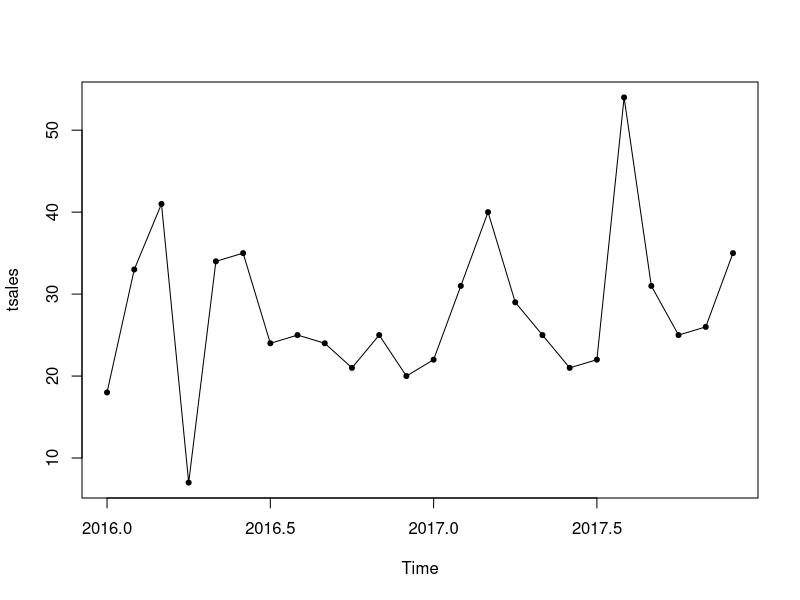
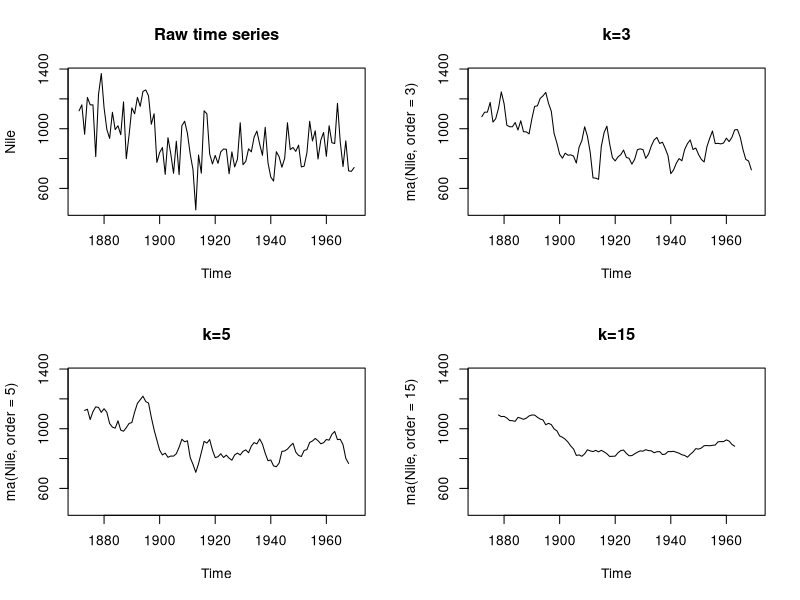
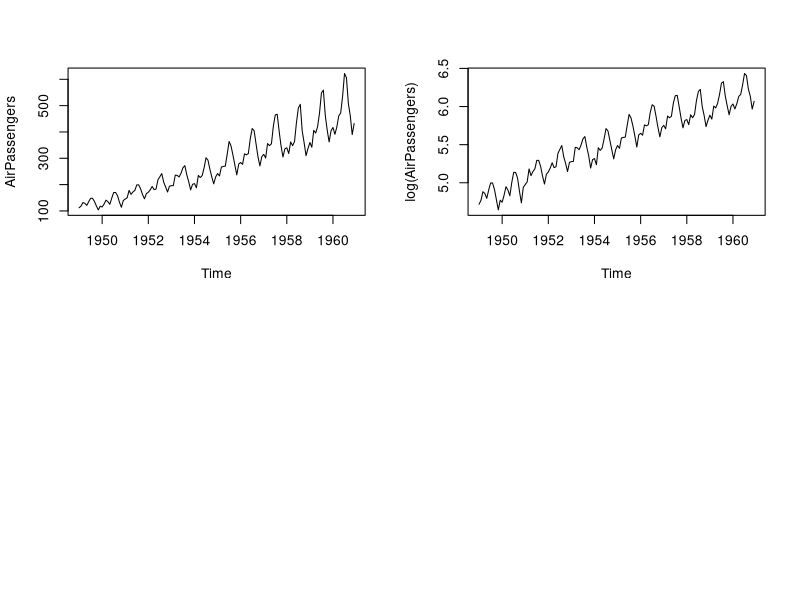
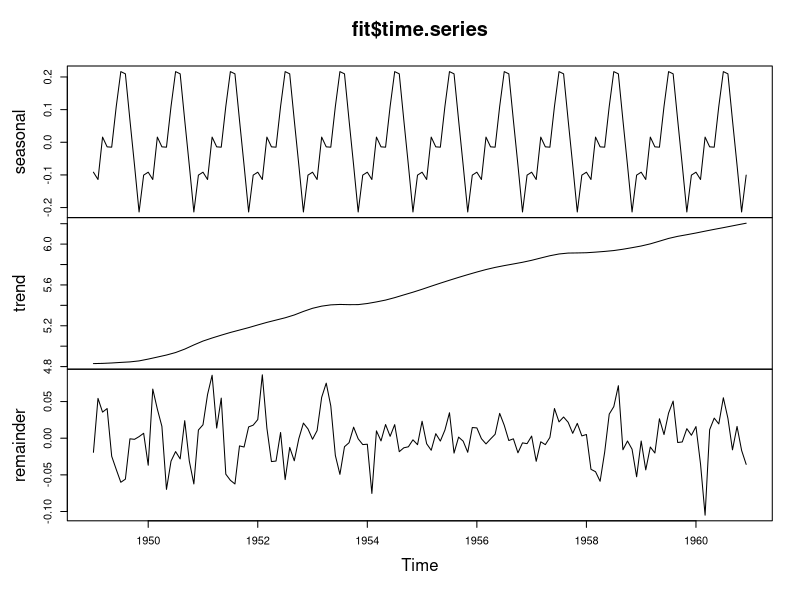
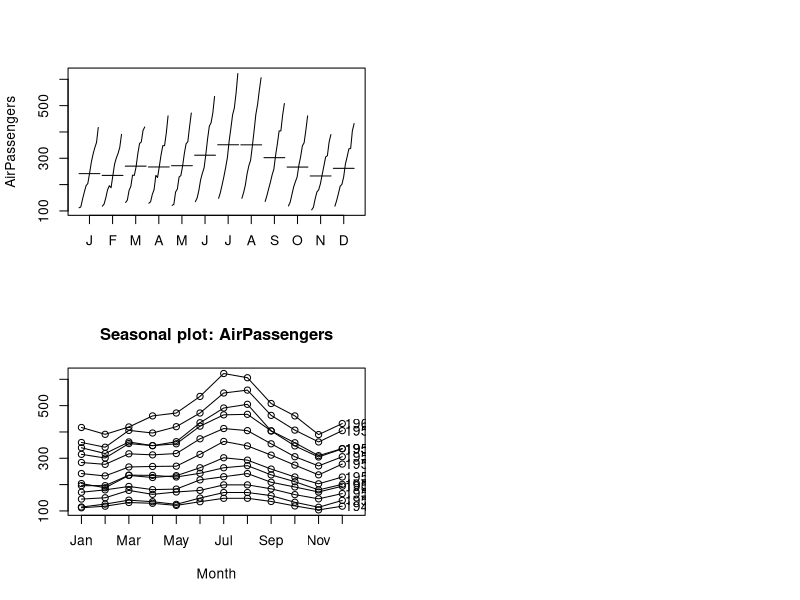

These figures' R source, in order:
sales_data <- c(18,
                33,
                41,
                7,
                34,
                35,
                24,
                25,
                24,
                21,
                25,
                20,
                22,
                31,
                40,
                29,
                25,
                21,
                22,
                54,
                31,
                25,
                26,
                35)
tsales <- ts(sales_data, start = c(2016, 1), frequency = 12)
plot(tsales, type = 'o', pch = 20)
tsales
################################
# install.packages('forecast')
library(forecast)
opar <- par(no.readonly = T)
par(mfrow = c(2, 2))
ylim <- c(min(Nile), max(Nile))
plot(Nile, main = 'Raw time series')
plot(ma(Nile, order = 3), main = 'k=3', ylim = ylim)
plot(ma(Nile, order = 5), main = 'k=5', ylim = ylim)
plot(ma(Nile, order = 15), main = 'k=15', ylim = ylim)
######################################################################################
plot(AirPassengers)
lAirPassengers <- log(AirPassengers)
plot(lAirPassengers,ylab = 'log(AirPassengers)')
library(forecast)
fit <- stl(lAirPassengers,s.window = 'periodic')
fit$time.series
plot(fit$time.series)
# plot(fit)
exp(fit$time.series)
monthplot(AirPassengers)
seasonplot(AirPassengers,year.labels = T)
######################################################################################
######################################################################################
##
library(forecast)
fit <- ets(nhtemp,model = 'ANN')
fit
forecast(fit,3)
